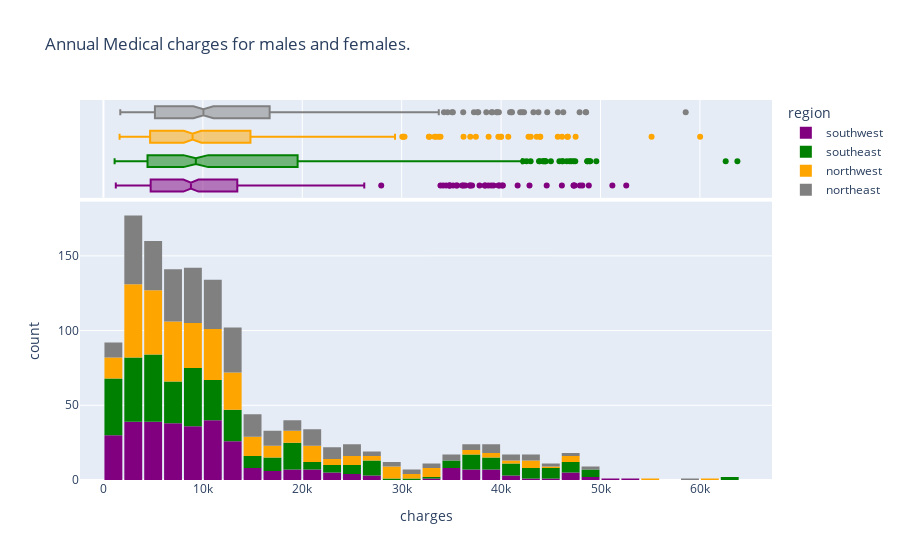

The notebook cell this image was saved under:
### Code cell
#Let's look at the charges for males and females.
fig = px.histogram(
    df,
    x='charges',
    marginal='box',
    color='region',
    color_discrete_sequence=['purple','green','orange','grey'],
    title="Annual Medical charges for males and females."
)

fig.update_layout(bargap=0.1)
fig.show()

### Figure 1 — Plotly figure (JSON) as saved in the notebook; plotly's stock layout.template omitted (floating-point values rounded to 4 significant figures; data arrays with more than 128 entries replaced by an {"elided": "..."} marker saying what was removed)
{"data": [{"alignmentgroup": "True", "bingroup": "x", "hovertemplate": "region=southwest<br>charges=%{x}<br>count=%{y}<extra></extra>", "legendgroup": "southwest", "marker": {"color": "purple", "pattern": {"shape": ""}}, "name": "southwest", "offsetgroup": "southwest", "orientation": "v", "showlegend": true, "type": "histogram", "x": {"elided": "325 float values"}, "xaxis": "x", "yaxis": "y"}, {"alignmentgroup": "True", "hovertemplate": "region=southwest<br>charges=%{x}<extra></extra>", "legendgroup": "southwest", "marker": {"color": "purple"}, "name": "southwest", "notched": true, "offsetgroup": "southwest", "showlegend": false, "type": "box", "x": {"elided": "325 float values"}, "xaxis": "x2", "yaxis": "y2"}, {"alignmentgroup": "True", "bingroup": "x", "hovertemplate": "region=southeast<br>charges=%{x}<br>count=%{y}<extra></extra>", "legendgroup": "southeast", "marker": {"color": "green", "pattern": {"shape": ""}}, "name": "southeast", "offsetgroup": "southeast", "orientation": "v", "showlegend": true, "type": "histogram", "x": {"elided": "364 float values"}, "xaxis": "x", "yaxis": "y"}, {"alignmentgroup": "True", "hovertemplate": "region=southeast<br>charges=%{x}<extra></extra>", "legendgroup": "southeast", "marker": {"color": "green"}, "name": "southeast", "notched": true, "offsetgroup": "southeast", "showlegend": false, "type": "box", "x": {"elided": "364 float values"}, "xaxis": "x2", "yaxis": "y2"}, {"alignmentgroup": "True", "bingroup": "x", "hovertemplate": "region=northwest<br>charges=%{x}<br>count=%{y}<extra></extra>", "legendgroup": "northwest", "marker": {"color": "orange", "pattern": {"shape": ""}}, "name": "northwest", "offsetgroup": "northwest", "orientation": "v", "showlegend": true, "type": "histogram", "x": {"elided": "325 float values"}, "xaxis": "x", "yaxis": "y"}, {"alignmentgroup": "True", "hovertemplate": "region=northwest<br>charges=%{x}<extra></extra>", "legendgroup": "northwest", "marker": {"color": "orange"}, "name": "northwest", "notched": true, "offsetgroup": "northwest", "showlegend": false, "type": "box", "x": {"elided": "325 float values"}, "xaxis": "x2", "yaxis": "y2"}, {"alignmentgroup": "True", "bingroup": "x", "hovertemplate": "region=northeast<br>charges=%{x}<br>count=%{y}<extra></extra>", "legendgroup": "northeast", "marker": {"color": "grey", "pattern": {"shape": ""}}, "name": "northeast", "offsetgroup": "northeast", "orientation": "v", "showlegend": true, "type": "histogram", "x": {"elided": "324 float values"}, "xaxis": "x", "yaxis": "y"}, {"alignmentgroup": "True", "hovertemplate": "region=northeast<br>charges=%{x}<extra></extra>", "legendgroup": "northeast", "marker": {"color": "grey"}, "name": "northeast", "notched": true, "offsetgroup": "northeast", "showlegend": false, "type": "box", "x": {"elided": "324 float values"}, "xaxis": "x2", "yaxis": "y2"}], "layout": {"autosize": true, "bargap": 0.1, "barmode": "relative", "legend": {"title": {"text": "region"}, "tracegroupgap": 0}, "title": {"text": "Annual Medical charges for males and females."}, "xaxis": {"anchor": "y", "autorange": true, "domain": [0, 1], "range": [-2359.0, 67250.0], "title": {"text": "charges"}, "type": "linear"}, "xaxis2": {"anchor": "y2", "autorange": true, "domain": [0, 1], "matches": "x", "range": [-2359.0, 67250.0], "showgrid": true, "showticklabels": false, "type": "linear"}, "yaxis": {"anchor": "x", "autorange": true, "domain": [0, 0.7326], "range": [0, 186.3], "title": {"text": "count"}}, "yaxis2": {"anchor": "x2", "autorange": true, "domain": [0.7426, 1], "matches": "y2", "range": [-0.5, 3.5], "showgrid": false, "showline": false, "showticklabels": false, "ticks": "", "type": "category"}}}
